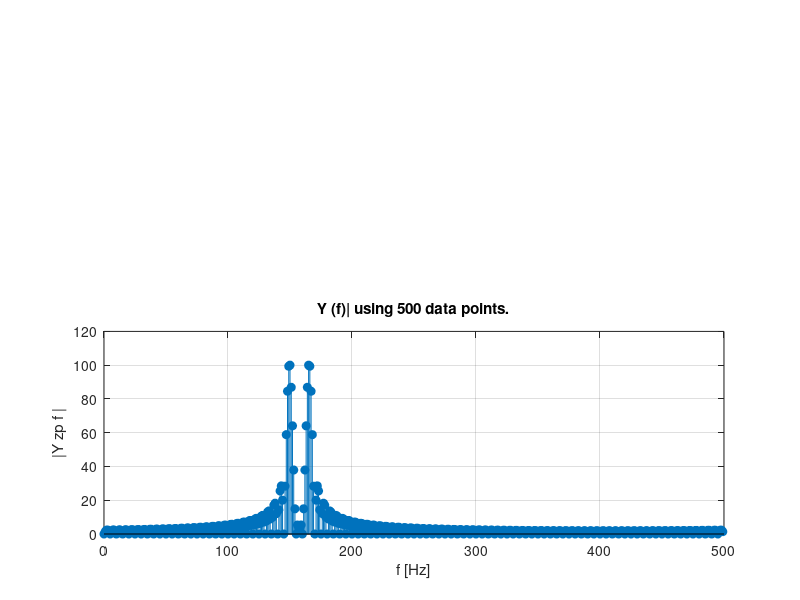
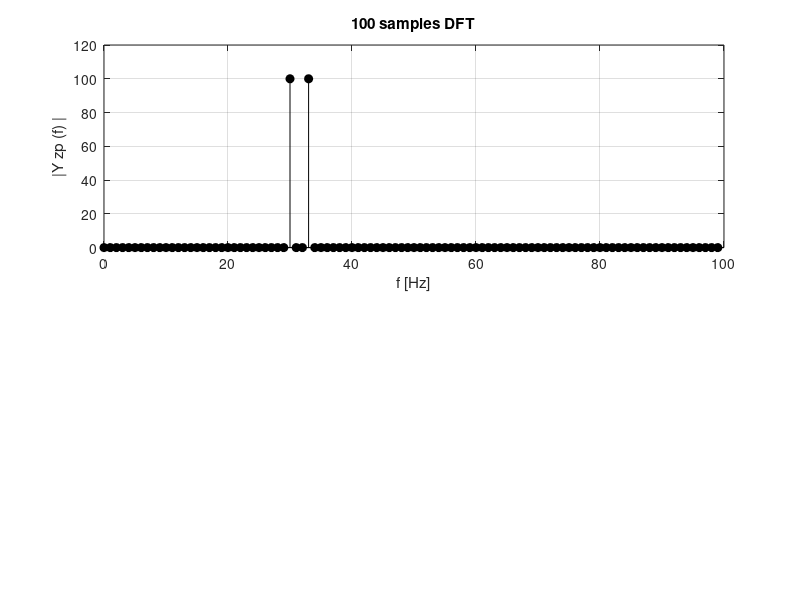

Here is the MATLAB script that generated these plots, in order:
% Tanveer Salim; Rafael Perales

% Project 3 Part(c)

n = 0:99;

x1 = exp(2i*pi*n*30/100)+ exp(2i*pi*n*33/100);
x1_of_n=fft(x1);
figure(2);
subplot(2,1,1);
fra=(0:length(x1_of_n)-1)/length(x1_of_n);
x=abs(x1_of_n);
stem(0:99,x,'k','filled');grid on;
xlabel('f [Hz]'); ylabel('|Y {zp} (f) |');
title('100 samples DFT');grid on;

% Project 3 Part(d)

x1n = [x1 zeros(1,500-length(x1))];

% DFT

x = (fft(x1n));

% plot of DFT

figure(1);

subplot(2,1,2);
stem(0:499,abs(x),'filled');
grid on;
title('Y (f)| using 500 data points.');
xlabel ('f [Hz]');
ylabel('|Y {zp} {f} |');